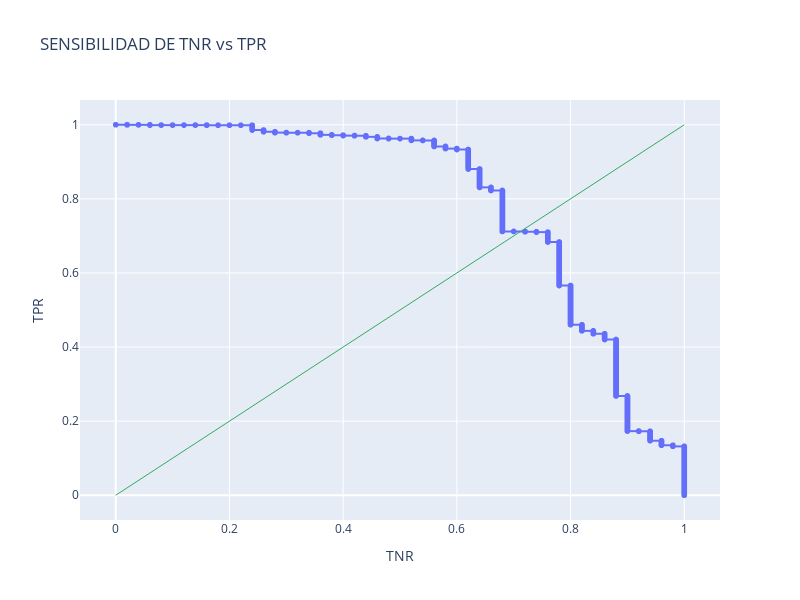
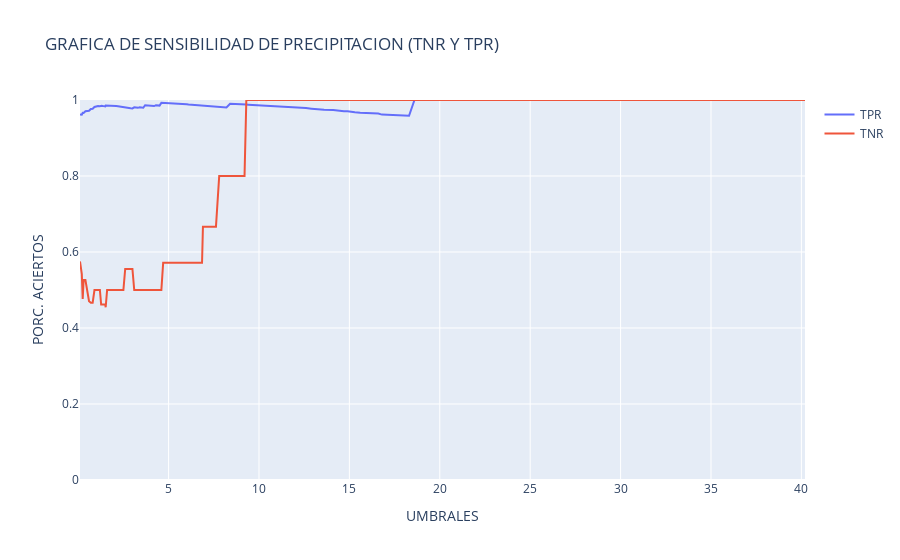

Write notebook code for charts like these, in order.
### Code cell
params = {
    'idTest'    : '20220618_023232',
    'epoca'     : 30,
    'ascending' : False,
    'dsTipo'    :'Validacion',
    'umbrales'  : [0.6,0.6],
    'model'     :'Clasificacion',
    'grafica'   : True
}

result,mc, dfMC = getStats(path_base, params) 
print('\n      MATRIZ DE CONFUSION ')
mc

### Figure 1 — Plotly figure (JSON) as saved in the notebook; plotly's stock layout.template omitted (floating-point values rounded to 4 significant figures; data arrays with more than 128 entries replaced by an {"elided": "..."} marker saying what was removed)
{"data": [{"hovertemplate": "tnr=%{x}<br>tpr=%{y}<br>umb=%{text}<extra></extra>", "legendgroup": "", "line": {"color": "#636efa", "dash": "solid"}, "marker": {"symbol": "circle"}, "mode": "markers+lines+text", "name": "", "showlegend": false, "text": {"elided": "3208 float values"}, "type": "scattergl", "x": {"elided": "3208 float values"}, "xaxis": "x", "y": {"elided": "3208 float values"}, "yaxis": "y"}], "layout": {"height": 600, "shapes": [{"line": {"color": "rgb(50, 171, 96)", "width": 1}, "type": "line", "x0": 0, "x1": 1, "y0": 0, "y1": 1}], "title": {"text": "SENSIBILIDAD DE TNR vs TPR"}, "width": 800, "xaxis": {"autorange": true, "range": [-0.06288, 1.063], "title": {"text": "TNR"}, "type": "linear"}, "yaxis": {"autorange": true, "range": [-0.0668, 1.067], "title": {"text": "TPR"}, "type": "linear"}}}

### Figure 2 — Plotly figure (JSON) as saved in the notebook; plotly's stock layout.template omitted (floating-point values rounded to 4 significant figures; data arrays with more than 128 entries replaced by an {"elided": "..."} marker saying what was removed)
{"data": [{"mode": "lines", "name": "TPR", "text": {"elided": "158 int values"}, "type": "scatter", "x": {"elided": "158 float values"}, "y": {"elided": "158 float values"}}, {"mode": "lines", "name": "TNR", "text": {"elided": "158 int values"}, "type": "scatter", "x": {"elided": "158 float values"}, "y": {"elided": "158 float values"}}], "layout": {"autosize": true, "title": {"text": "GRAFICA DE SENSIBILIDAD DE PRECIPITACION (TNR Y TPR)"}, "xaxis": {"autorange": true, "range": [0.1, 40.2], "title": {"text": "UMBRALES"}, "type": "linear"}, "yaxis": {"range": [0, 1], "title": {"text": "PORC. ACIERTOS"}, "type": "linear"}}}
